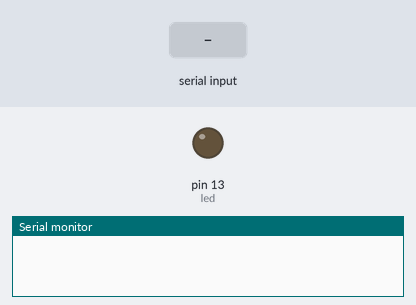
Recording of a sketch running on a simulated Arduino Uno, built with avr-gcc and run on an emulated ATmega328P. On the bench: output pins drawn as LEDs (lit = HIGH), the last lines printed to the serial monitor. The inputs (shaded band) are chosen by the test bench.

Above: at 1.2 s.
1.3 s: "1" received over the second serial link
At 1.9 s:
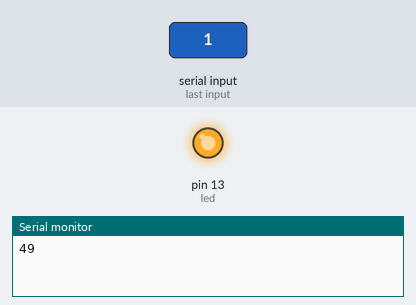
Timing chart, 0 to 4.3 s (numbered marks = the images above; inputs shaded):
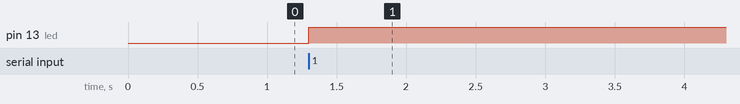

Measured:
- after the input at 1.3 s, pin 13 (led): LOW → HIGH at once

The sketch:

simple_led_code.ino
```cpp
#include<SoftwareSerial.h>
SoftwareSerial bt(0,1);
 int val=0;
const int led=13;
void setup()
{
Serial.begin(9600);
bt.begin(9600);
pinMode(led,OUTPUT);
}
void loop()
{
if(bt.available()>0){
val=bt.read();
Serial.println(val);
digitalWrite(led,val);
}
}
```
